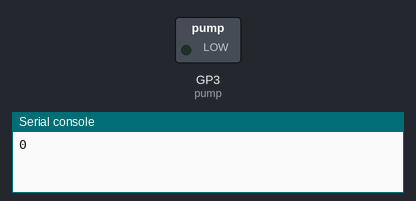
Simulated run of this program. Board: Raspberry Pi Pico running MicroPython. On the bench: switched loads named in the program (green lamp = pin HIGH), the last lines printed to the serial console. At 2.5 s the program stops and its outputs stay as they are.

Above: at 0.1 s.
At 0.6 s:
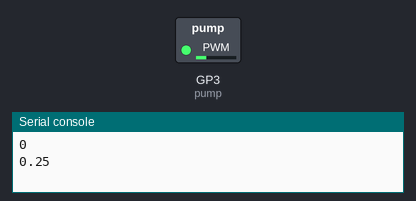
At 1.1 s:
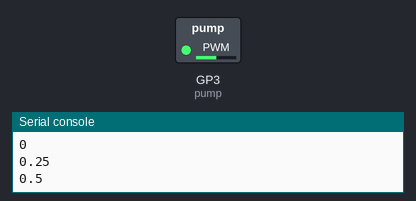
At 2.1 s:
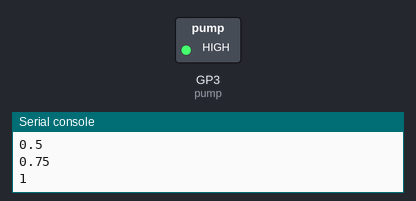
Timing chart, 0 to 4.0 s (numbered marks = the images above):
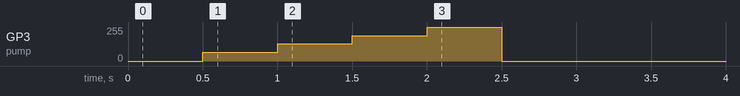

The program:

pump.py
```python
from time import sleep

from machine import PWM, Pin

pump = PWM(Pin(3))


def run(pump, power):
    assert 0 <= power <= 1, "power must be between 0 and 1"
    pump.freq(20000)
    pump.duty_u16(round(65535 * power))


for power in [0, 0.25, 0.5, 0.75, 1]:
    print(power)
    run(pump, power)
    sleep(0.5)

run(pump, 0.0)
```

Measured:
- by itself, GP3 (pump): 0/255 → 64/255 at 0.50 s, → 128/255 0.50 s later, → 191/255 0.50 s later, → 255/255 0.50 s later, … (5 changes in this stretch)
